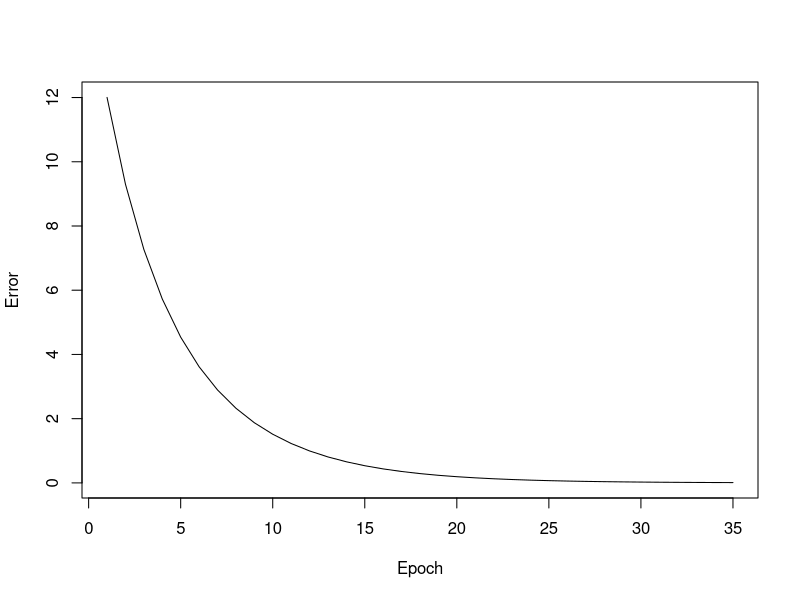
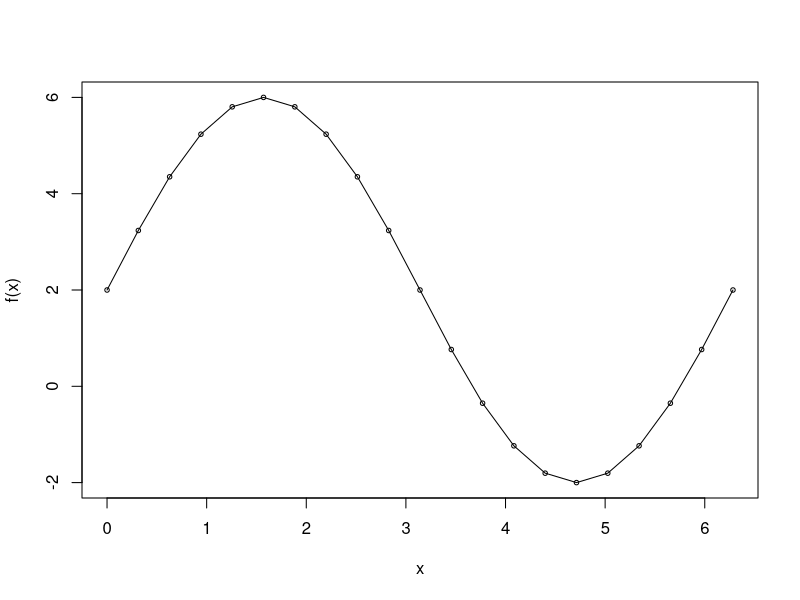

The R script that drew these images, in order: (Note: this script raises an error after producing the figures.)
#Adaline Example 
#Book: Introdução a Ciência de Dados - Uma perspectiva de redes neurais artificias e reconhecimento de padrões



#xin -> matrix containing the data (without the labels)
#yd -> labels of the data
#eta -> training step (η)
#tol -> tolerable error
#maxepocas -> maximum number of training iterations (number of times it will iterate over the complete xin)
#par -> indicates whether or not the xin matrix contains an artificailly introduced column of 1s. 
#           1 means that we should include it ourselves and 0 that it's already there
trainAdaline <- function(xin, yd, eta, tol, maxepocas, par){
  
  dimXin<-dim(xin)
  N <- dimXin[1] # number of X lines 
  n <- dimXin[2] # number of X columns
  
  #initializing the weights matrix. Initially they will contain random numbers (runif -> uniform distribution)
  if(par==1){
    wt <- as.matrix(runif(n+1)-0.5)
    xin<-cbind(1, xin)
  }else{
    wt <- as.matrix(runif(n)-0.5)
  }
  
  nepocas <- 0
  eepoca <- tol+1 #eepoca is the error found in one epoch
  
  #we will store the error of every epoch in this variable evec
  evec <- matrix(nrow=1, ncol=maxepocas)
  
  #training each epoch
  while((nepocas < maxepocas) && (eepoca>tol)){
    
    #squared error
    ei2 <- 0
    xseq <- sample(N)
    
    #iterating over the dataset
    for(i in 1:N){
      
      irand <- xseq[i]
      yhati <- 1.0*((xin[irand,] %*% wt))
      ei <- yd[irand] - yhati
      
      #creating the delta w vector
      dw <- eta*ei*xin[irand,]
      
      #adjusting the weights for the next iterations
      wt <- wt+dw
      
      ei2 <- ei2 + ei*ei
    }
    
    nepocas <- nepocas+1
    evec[nepocas] <- ei2/N
    
    eepoca <- evec[nepocas]
    
  }
  
  #returning a list containing the weights and the error on each epoch 
  retlist <- list(wt, evec[1:nepocas])
  
  return (retlist)
}

approximate <- function(value,trainedModel){
  
  return (trainedModel  %*% value)
}


#Testing the Adaline function

#we will try to approximate the function f(x) = 4x+2,
#where x = sin(t)


#---------collecting test data-----------
t<-matrix(seq(0, 2*pi, 0.1*pi), ncol=1)
x<-sin(t)
y<-matrix((4*x)+2, ncol=1)
#----------------------------------------

trainedModel <-trainAdaline(x,y, 0.01, 0.01, 50, 1)
w <- trainedModel[[1]]
error<-trainedModel[[2]]

plot(error, type="l", xlab="Epoch", ylab="Error")

print(w)

yhat <- numeric(length=length(x))


yhat <- lapply(x, approximate, trainedModel=w)

for(i in 1:length(x)){
  
  yhat <- w %*% x[i]
}


#compare yhat to y
plot(t, y, xlab = "x", ylab = "f(x)", type="n")
lines(t, y, type = "o", col="black", pch=21, cex=0.6)
lines(t, yhat, type = "o", col="red", pch=21, cex=0.6)


